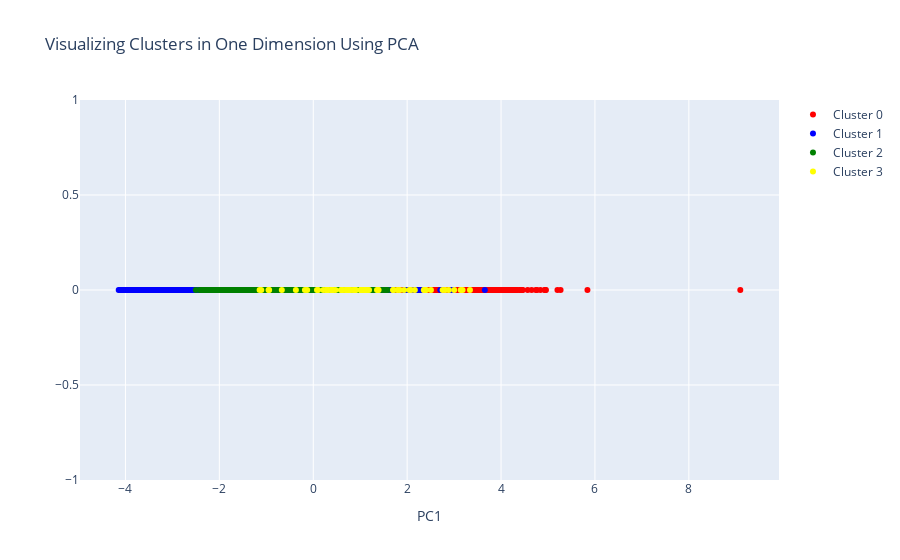

The cell this chart's notebook holds for it:
### Markdown cell above
#### 1-D

### Code cell
#Instructions for building the 1-D plot

#trace1 is for 'Cluster 0'
trace1 = go.Scatter(
                    x = cluster0["PC1_1d"],
                    y = cluster0["dummy"],
                    mode = "markers",
                    name = "Cluster 0",
                    marker = dict(color = 'red'),
                    text = None)

#trace2 is for 'Cluster 1'
trace2 = go.Scatter(
                    x = cluster1["PC1_1d"],
                    y = cluster1["dummy"],
                    mode = "markers",
                    name = "Cluster 1",
                    marker = dict(color = 'blue'),
                    text = None)

#trace3 is for 'Cluster 2'
trace3 = go.Scatter(
                    x = cluster2["PC1_1d"],
                    y = cluster2["dummy"],
                    mode = "markers",
                    name = "Cluster 2",
                    marker = dict(color = 'green'),
                    text = None)

#trace4 is for 'Cluster 3'
trace4 = go.Scatter(
                    x = cluster3["PC1_1d"],
                    y = cluster3["dummy"],
                    mode = "markers",
                    name = "Cluster 3",
                    marker = dict(color = 'yellow'),
                    text = None)

data = [trace1, trace2, trace3, trace4]

title = "Visualizing Clusters in One Dimension Using PCA"

layout = dict(title = title,
              xaxis= dict(title= 'PC1',ticklen= 5,zeroline= False),
              yaxis= dict(title= '',ticklen= 5,zeroline= False)
             )

fig = dict(data = data, layout = layout)

iplot(fig)

### Figure 1 — Plotly figure (JSON) as saved in the notebook; plotly's stock layout.template omitted (floating-point values rounded to 4 significant figures; data arrays with more than 128 entries replaced by an {"elided": "..."} marker saying what was removed)
{"data": [{"marker": {"color": "red"}, "mode": "markers", "name": "Cluster 0", "type": "scatter", "x": {"elided": "1779 float values"}, "y": {"elided": "1779 int values"}}, {"marker": {"color": "blue"}, "mode": "markers", "name": "Cluster 1", "type": "scatter", "x": {"elided": "1375 float values"}, "y": {"elided": "1375 int values"}}, {"marker": {"color": "green"}, "mode": "markers", "name": "Cluster 2", "type": "scatter", "x": {"elided": "1780 float values"}, "y": {"elided": "1780 int values"}}, {"marker": {"color": "yellow"}, "mode": "markers", "name": "Cluster 3", "type": "scatter", "x": [1.153, 1.1, 0.8433, 2.506, 1.188, 0.7003, 0.2942, 1.026, 1.844, 0.9137, 3.181, 0.2161, -0.1291, 2.046, -0.6693, 2.372, 0.2746, 2.378, 0.8845, 1.707, 1.791, 3.141, 0.3014, 0.8828, 0.4739, 0.3153, 3.338, 0.1041, 0.7177, -0.9403, 0.746, -1.107, 2.354, 1.067, 0.7768, 0.6232, 0.4007, 2.755, 0.7827, 1.358, 1.381, 2.81, 0.2913, 0.6213, 0.7288, 0.5886, 2.408, 0.4235, -0.1776, 1.935, 0.3798, 1.391, 2.887, -0.37, 0.6888, 1.7, 0.07934, 1.011, 0.3899, 2.164, 2.083, -1.143, 1.012, 3.002, -0.9515, 1.115], "y": [0, 0, 0, 0, 0, 0, 0, 0, 0, 0, 0, 0, 0, 0, 0, 0, 0, 0, 0, 0, 0, 0, 0, 0, 0, 0, 0, 0, 0, 0, 0, 0, 0, 0, 0, 0, 0, 0, 0, 0, 0, 0, 0, 0, 0, 0, 0, 0, 0, 0, 0, 0, 0, 0, 0, 0, 0, 0, 0, 0, 0, 0, 0, 0, 0, 0]}], "layout": {"title": {"text": "Visualizing Clusters in One Dimension Using PCA"}, "xaxis": {"ticklen": 5, "title": {"text": "PC1"}, "zeroline": false}, "yaxis": {"ticklen": 5, "title": {"text": ""}, "zeroline": false}}}
